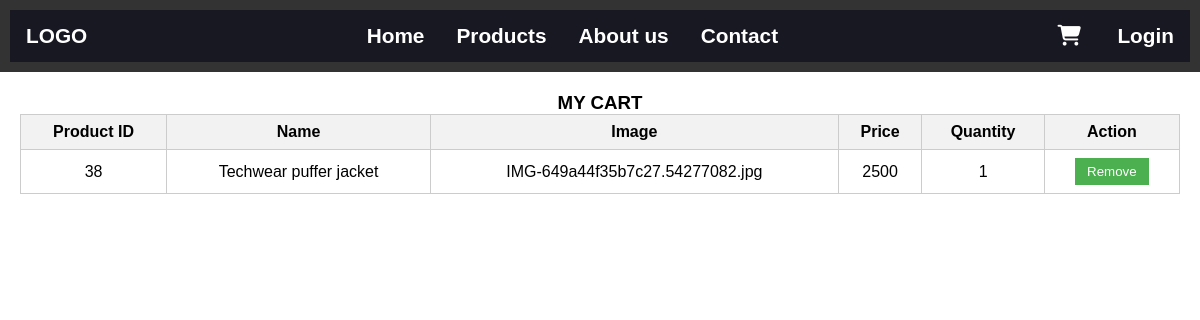
Page /cart-page.php?id=38 on the committed database.
### tables this page shows
CREATE TABLE `product_details` (
  `p_id` int(11) NOT NULL,
  `productname` varchar(255) DEFAULT NULL,
  `productcategory` varchar(255) NOT NULL,
  `productimage` varchar(255) DEFAULT NULL,
  `productdetails` varchar(255) DEFAULT NULL,
  `size` varchar(255) NOT NULL,
  `productprice` bigint(255) DEFAULT NULL,
  `productquantity` int(11) DEFAULT NULL
);

### cart-page.php (the view, shortened to what this page needs)
<?php
if (isset($_GET['id'])) {
    $productID = $_GET['id'];
    $query = "SELECT * FROM product_details WHERE p_id = $productID";
    $result = mysqli_query($conn, $query) or die(mysqli_error($conn));
    $row = mysqli_fetch_assoc($result);
    $productName = $row['productname'];
    $productImage = $row['productimage'];
    $productPrice = $row['productprice'];
} else {
    echo "Product ID is missing!";
    exit;
}
?>
<!DOCTYPE html>
<html lang="en">
<head>
</head>
<body>
    <div class="header">
        <?php include 'header.php'; ?>
    </div>
    <div class="container-cart">
        <h3>MY CART</h3>
        <table border="1px solid black">
            <tr>
                <th>Product ID</th>
                <th>Name</th>
                <th>Image</th>
                <th>Price</th>
                <th>Quantity</th>
                <th>Action</th>
            </tr>
            <tr>
                <td><?php echo $productID; ?></td>
                <td><?php echo $productName; ?></td>
                <td><?php echo $productImage; ?></td>
                <td><?php echo $productPrice; ?></td>
                <td>1</td>
                <td><button>Remove</button></td>
            </tr>
        </table>
    </div>
</body>
</html>

### cart-page.php (style rules this page uses)
body { font-family: Arial, sans-serif; }
.header { background-color: #333; color: #fff; padding: 10px; text-align: center; }
.container-cart { margin: 20px; }
h3 { text-align: center; }
table { width: 100%; border-collapse: collapse; }
table th, table td { border: 1px solid #ccc; padding: 8px; text-align: center; }
table th { background-color: #f2f2f2; }
button { background-color: #4CAF50; color: #fff; border: none; padding: 6px 12px; cursor: pointer; }

### header.php (style rules this page uses)
* { margin: 0%; padding: 0%; }

### rows in the picture
product_details: productname "Techwear puffer jacket", productimage "IMG-649a44f35b7c27.54277082.jpg", productprice "2500"

### other values in the picture
$productID "38"
